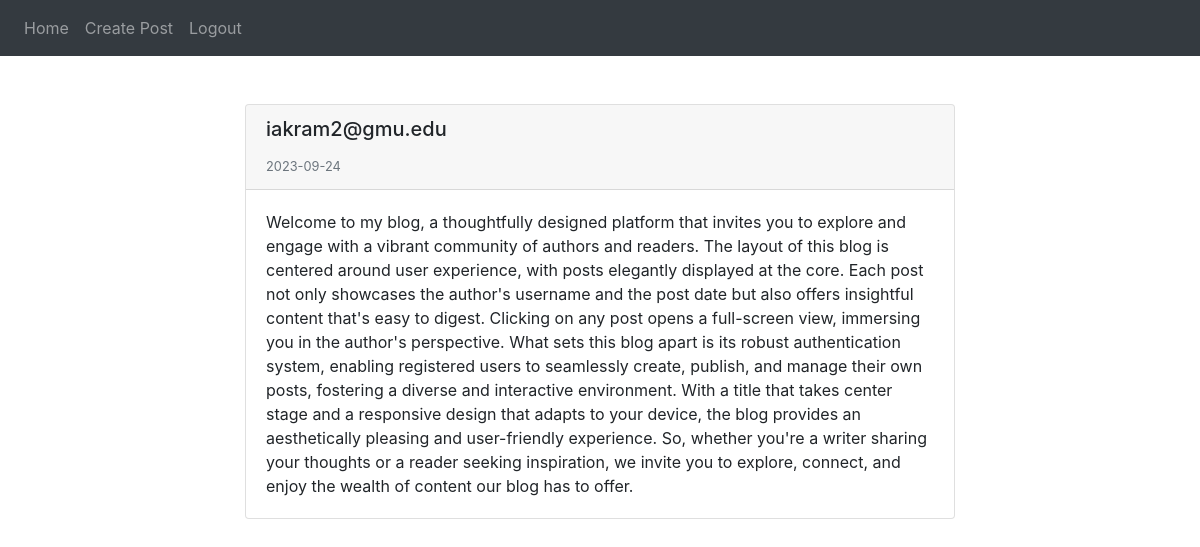
The app's page /view-post/1 (signed in) with its own data.
### website/models.py (models this page shows)
class Post(db.Model):
    id = db.Column(db.Integer, primary_key=True)
    text = db.Column(db.Text, nullable=False)
    date_created = db.Column(db.DateTime(timezone=True), default=func.now())
    author_id = db.Column(db.Integer, db.ForeignKey('user.id'), nullable=False)
    username = db.Column(db.String(150))
    author = db.relationship('User', back_populates='authored_posts')

### website/views.py (the view)
@views.route('/view-post/<int:id>')
@login_required
def view_post(id):
    post = Post.query.get(id)
    if not post:
        flash("Post does not exist.", category='error')
        return redirect(url_for('views.home'))
    return render_template('view-post.html', user=current_user, post=post)

### website/__init__.py (called while the page is built)
def create_app():
    app = Flask(__name__)
    app.config['SECRET_KEY'] = 'pass'
    app.config['SQLALCHEMY_DATABASE_URI'] = f'sqlite:///{DB_NAME}'
    db.init_app(app)
    from .views import views
    from .auth import auth
    app.register_blueprint(views, url_prefix='/')
    app.register_blueprint(auth, url_prefix='/')
    from .models import User, Post
    login_manager = LoginManager()
    login_manager.login_view = 'auth.login'
    login_manager.init_app(app)
    @login_manager.user_loader
    def load_user(id):
        return User.query.get(int(id))
    return app

### website/templates/view-post.html (shortened to what this page needs)
{% extends "base.html" %}
{% block content %}
<div class="container">
  <div class="row">
    <div class="col-md-8 offset-md-2">
      <div class="card mt-5">
        <div class="card-header">
          <h5 class="card-title">{{ post.username }}</h5>
          <small class="text-muted">{{ post.date_created.strftime('%Y-%m-%d') }}</small>
        </div>
        <div class="card-body">
          <p class="card-text">{{ post.text }}</p>
        </div>
      </div>
    </div>
  </div>
</div>
{% endblock %}

### records on screen
Post: username "iakram2@gmu.edu", date_created "2023-09-24", text "Welcome to my blog, a thoughtfully designed platform that invites you to explore and engage with a vibrant community of authors and readers. The layout of this blog is centered around user experience, with posts elegantly displayed at the core. Each post not only showcases the author's username and the post date but also offers insightful content that's easy to digest. Clicking on any post opens a full-screen view, immersing you in the author's perspective. What sets this blog apart is its robust authentication system, enabling registered users to seamlessly create, publish, and manage their own posts, fostering a diverse and interactive environment. With a title that takes center stage and…"
